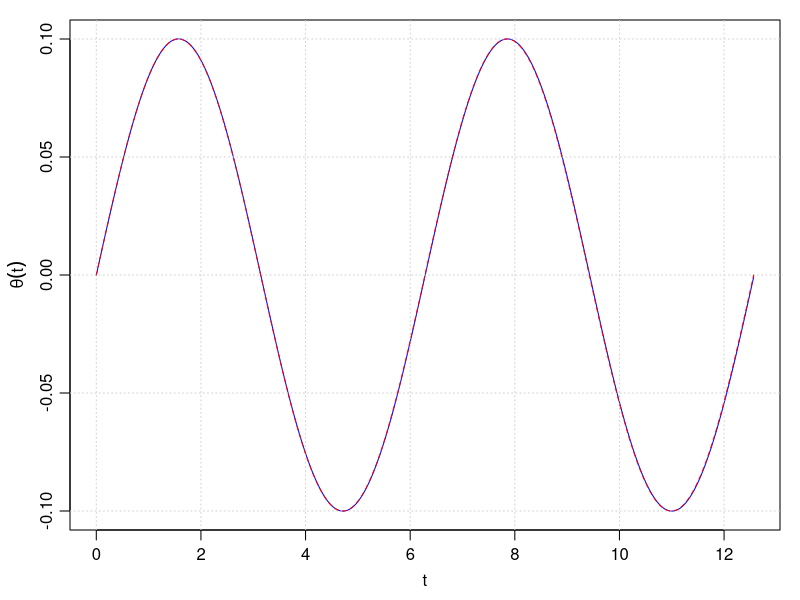
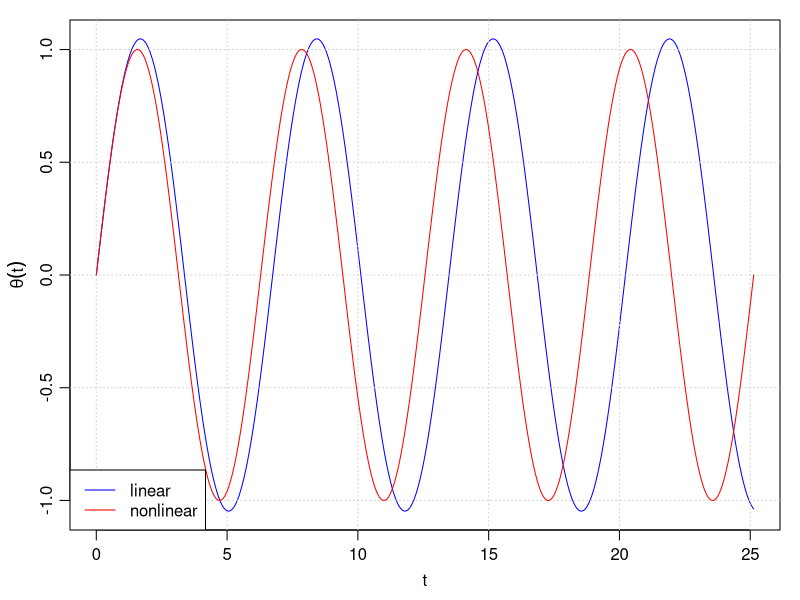
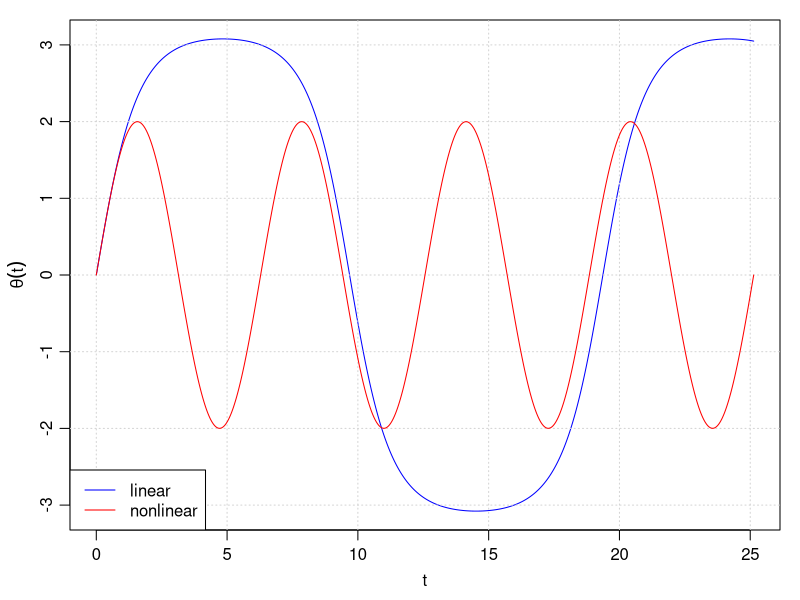

Write R code to recreate these figures, in order.

## ------------------------------------------------------------------------
library(deSolve)
de <- function(t, y, parms, ...)
{
    theta <- y[1]
    phi <- y[2]
    list(c(dthetadt=phi, dphidt=-sin(theta)))
}

a <- 0.1
y0 <- c(0, a)
t <- seq(0, 4*pi, pi/100)
sol <- lsoda(y=y0, times=t, func=de)
ylim <- max(range(sol[,2])) * c(-1, 1)
par(mar=c(3.5, 3.5, 1, 1), mgp=c(2, 0.7, 0))
plot(sol[,1], sol[,2], type='l', ylim=ylim, col='blue',
     xlab=expression(t), ylab=expression(theta(t)))
grid()
lines(t, a*sin(t), col='red', lty='dashed')


## ------------------------------------------------------------------------
library(deSolve)
oscillator <- function(a=0.1)
{
    de <- function(t, y, parms, ...)
    {
        theta <- y[1]
        phi <- y[2]
        list(c(dthetadt=phi, dphidt=-sin(theta)))
    }
    y0 <- c(0, a)
    t <- seq(0, 8*pi, pi/100)
    sol <- lsoda(y=y0, times=t, func=de)
    ylim <- max(range(sol[,2])) * c(-1, 1)
    par(mar=c(3.5, 3.5, 1, 1), mgp=c(2, 0.7, 0))
    plot(sol[,1], sol[,2], type='l', ylim=ylim, col='blue',
         xlab=expression(t), ylab=expression(theta(t)))
    grid()
    lines(t, a*sin(t), col='red')
    legend("bottomleft", col=c("blue", "red"), lwd=1,
           legend=c("linear", "nonlinear"),
           bg="white")
}


## ------------------------------------------------------------------------
oscillator(1)


## ------------------------------------------------------------------------
oscillator(1.999)
